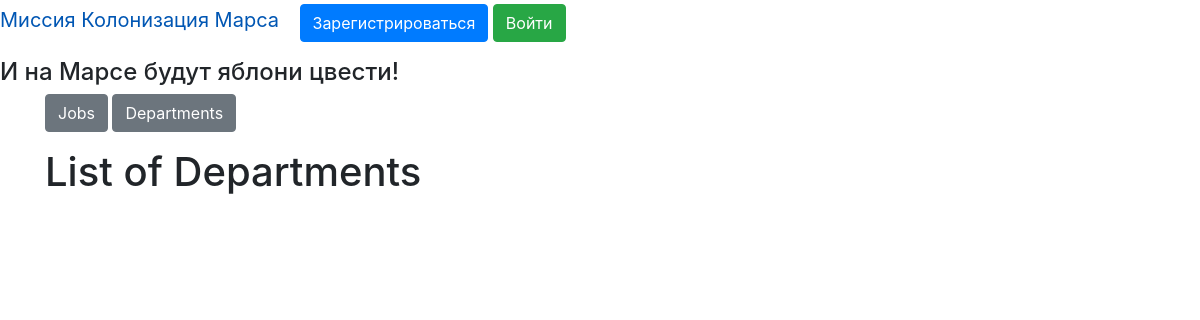
/departments, run on an earlier commit of the app's database.
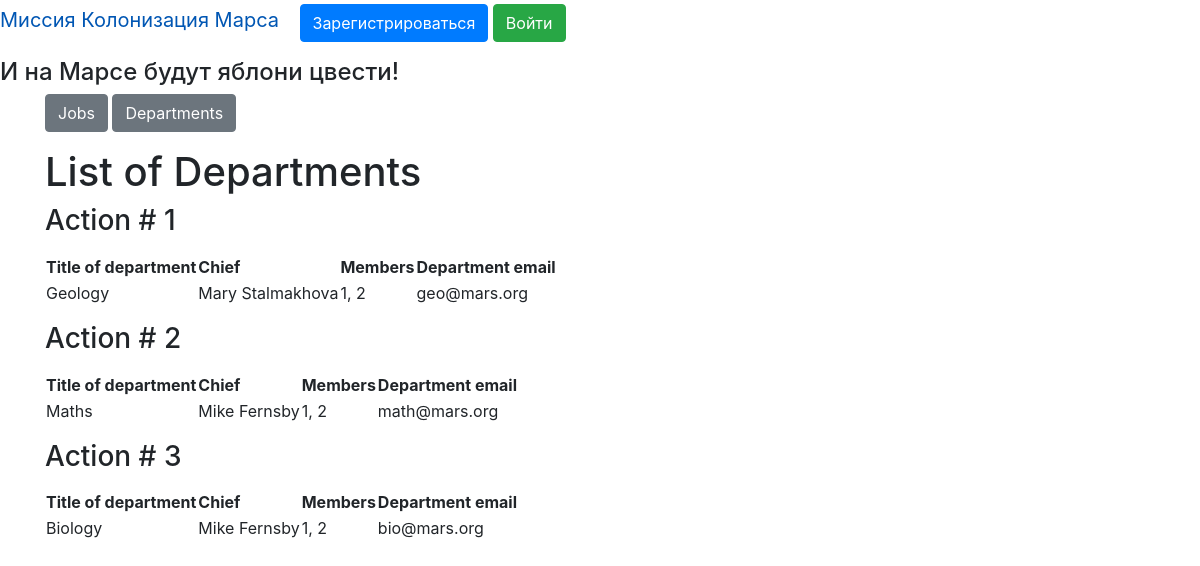
And on a later commit of the database.
### data/departments.py (models this page shows)
class Departments(SqlAlchemyBase):
    __tablename__ = 'departments'
    id = sqlalchemy.Column(sqlalchemy.Integer,
                           primary_key=True, autoincrement=True)
    title = sqlalchemy.Column(sqlalchemy.String, nullable=True)
    chief = sqlalchemy.Column(sqlalchemy.Integer,
                              sqlalchemy.ForeignKey("users.id"))
    members = sqlalchemy.Column(sqlalchemy.String, nullable=True)
    email = sqlalchemy.Column(sqlalchemy.String, nullable=True)
    user = orm.relationship('User')

### truly_main.py (the view)
@app.route('/departments')
def deps():
    jobs_dict = []
    db_sess = db_session.create_session()
    for dep in db_sess.query(Departments):
        jobs_dict.append({"id": dep.id, "title": dep.title,
                          "chief": None, "chief_id": dep.chief,
                          "members": dep.members,
                          "email": dep.email})
        user = db_sess.query(User).filter(User.id == dep.chief).first()
        jobs_dict[-1]["chief"] = user.name + " " + user.surname
    params = {
        "title": "Departments",
        "departments": jobs_dict
    }
    return render_template('show_deps.html', **params)

### data/db_session.py (called while the page is built)
def create_session() -> Session:
    global __factory
    return __factory()

### templates/show_deps.html (shortened to what this page needs)
{% extends "main_page.html" %}
{% block content2 %}
<h1 style="text-allign: center">List of Departments</h1>
{% for item in departments %}
<h3>Action # {{item.id}}</h3>
<p>
<table>
    <tr>
        <th>Title of department</th>
        <th>Chief</th>
        <th>Members</th>
        <th>Department email</th>
    </tr>
    <tr>
        <td>{{item.title}}</td>
        <td>{{item.chief}}</td>
        <td>{{item.members}}</td>
        <td>{{item.email}}</td>
  </tr>
</table>
</p>
{% endfor %}
{% endblock %}

### templates/main_page.html
{% extends "base.html" %}
{% block content %}
<p>
    <a href="/jobs" class="btn btn-secondary">Jobs</a>
    <a href="/departments" class="btn btn-secondary">Departments</a>
</p>
{% block content2 %}{% endblock %}
{% endblock %}

### templates/base.html (shortened to what this page needs)
<!DOCTYPE html>
<html lang="en">
<head>
    <link rel="stylesheet" type="text/css" href={{ css_file }} />
    <link rel="stylesheet"
          href="https://stackpath.bootstrapcdn.com/bootstrap/4.4.1/css/bootstrap.min.css"
>
</head>
<body>
<nav>
    {% if current_user.is_authenticated %}
    <p>
        <a class="navbar-brand" href="/">Миссия Колонизация Марса</a>
        <a class="navbar-brand" href="/logout">{{ current_user.name }} {{ current_user.surname }}</a>
    <a href="/add_job" class="btn btn-secondary">Добавить работу</a>
    <a href="/add_department" class="btn btn-secondary">Добавить департамент</a>
    </p>
{% else %}
    <p>
        <a class="navbar-brand" href="/">Миссия Колонизация Марса</a>
        <a class="btn btn-primary " href="/register">Зарегистрироваться</a>
        <a class="btn btn-success" href="/login">Войти</a>
    </p>
{% endif %}
</nav>
<h4>И на Марсе будут яблони цвести!</h4>
<main role="main" class="container">
    {% block content %}{% endblock %}
</main>
</body>
</html>

What changed in the data, as far as the page shows it:
added Departments: id "1", title "Geology", chief "Mary Stalmakhova", members "1, 2", email "geo@mars.org"
added Departments: id "2", title "Maths", chief "Mike Fernsby", members "1, 2", email "math@mars.org"
added Departments: id "3", title "Biology", chief "Mike Fernsby", members "1, 2", email "bio@mars.org"
